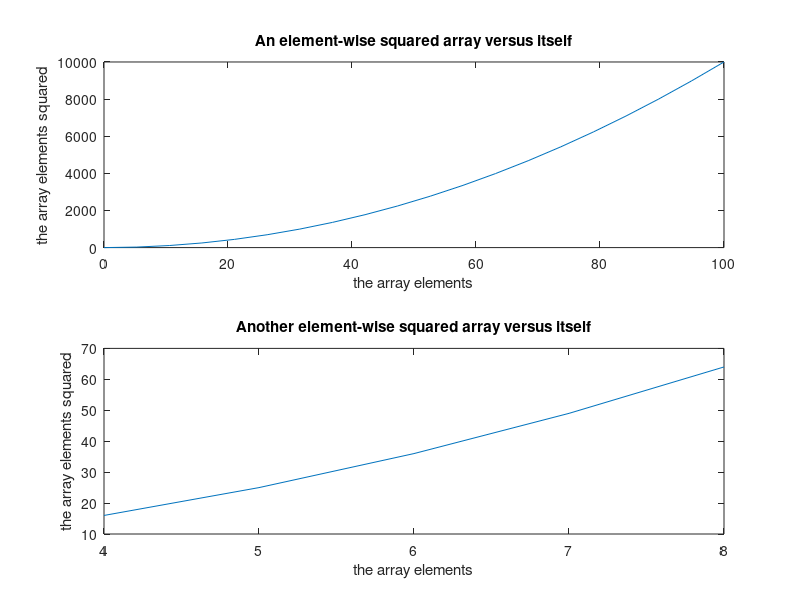

Here is the MATLAB script that generated this plot:
%% Clear all stored variables and command window (makes code reproducible)
clear;
clc;




%% Define some variables
x = 0;
y = 100;
N = 20;




%% Array structure
my_array = linspace(x,y,N); % array of 20 evenly spaced points between var1 and var2 (inclusive)
disp(my_array);

another_array = [1, 2, 3, 4, 5]; % or manually create an array
disp(another_array);

manual_matrix = [1,2,3; 4,5,6; 7,8,9];
disp(manual_matrix);





%% If loop structure

% in English: IF x equals 0 AND y is not equal to 10, OR the length of
% my_array is equal to N, THEN do [whatever is in the next line]

% Will message A, B, or C (or some combination of those) be printed?

if (x == 0) && (y ~= 10) || (size(my_array,2) == N)
    disp('Message A');
elseif x == 1
    disp('Message B');
else
    disp('Message C');
end




%% While loop structure
while 1
    disp('How many times will this message print?');
    break; % this breaks us out of the loop
end




%% For loop structure, manipulating array entries
for i=1:size(another_array,2)
    another_array(i) = another_array(i) + 3;
    % Notice that indexing begins at 1, not 0
end



%% Matrix operations

mat1 = ones(3,3); % creates a matrix with dimensions (m,n)
mat1(1,3) = 4; % change the value of the entry at index (1,3)
disp('Original matrix:');
disp(mat1);


% will these print the same thing?
disp('Matrix squared:');
disp(mat1^2);
disp('Matrix squared, pointwise:');
disp(mat1.^2);


% another useful operation
zero_mat = zeros(3,9); % make a matrix of zeros
disp(zero_mat);
zero_mat(:,1) = 2; % set the first column to be all 2s
disp(zero_mat);




%% Plotting (multiple plots, pointwise array operations, plot formatting)
figure;
subplot(2,1,1);
plot(my_array, my_array.^2); % the 2 arrays to be plotted must be the same length
title('An element-wise squared array versus itself');
xlabel('the array elements');
ylabel('the array elements squared');
subplot(2,1,2);
plot(another_array, another_array.^2);
title('Another element-wise squared array versus itself');
xlabel('the array elements');
ylabel('the array elements squared');

% see MathWorks documentation for various customizations on formatting





